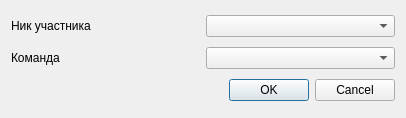
<?xml version="1.0" encoding="UTF-8"?>
<ui version="4.0">
 <class>addTeamDialog</class>
 <widget class="QDialog" name="addTeamDialog">
  <property name="geometry">
   <rect>
    <x>0</x>
    <y>0</y>
    <width>406</width>
    <height>118</height>
   </rect>
  </property>
  <property name="windowTitle">
   <string>Добавить игрока</string>
  </property>
  <layout class="QVBoxLayout" name="verticalLayout">
   <item>
    <layout class="QHBoxLayout" name="horizontalLayout">
     <item>
      <widget class="QLabel" name="lblPlayer">
       <property name="text">
        <string>Ник участника</string>
       </property>
      </widget>
     </item>
     <item>
      <widget class="QComboBox" name="cbPlayer"/>
     </item>
    </layout>
   </item>
   <item>
    <layout class="QHBoxLayout" name="horizontalLayout_2">
     <item>
      <widget class="QLabel" name="label">
       <property name="text">
        <string>Команда</string>
       </property>
      </widget>
     </item>
     <item>
      <widget class="QComboBox" name="cbTeams"/>
     </item>
    </layout>
   </item>
   <item>
    <widget class="QDialogButtonBox" name="buttonBox">
     <property name="orientation">
      <enum>Qt::Horizontal</enum>
     </property>
     <property name="standardButtons">
      <set>QDialogButtonBox::Cancel|QDialogButtonBox::Ok</set>
     </property>
    </widget>
   </item>
  </layout>
 </widget>
 <resources/>
 <connections>
  <connection>
   <sender>buttonBox</sender>
   <signal>accepted()</signal>
   <receiver>addTeamDialog</receiver>
   <slot>accept()</slot>
   <hints>
    <hint type="sourcelabel">
     <x>248</x>
     <y>254</y>
    </hint>
    <hint type="destinationlabel">
     <x>157</x>
     <y>274</y>
    </hint>
   </hints>
  </connection>
  <connection>
   <sender>buttonBox</sender>
   <signal>rejected()</signal>
   <receiver>addTeamDialog</receiver>
   <slot>reject()</slot>
   <hints>
    <hint type="sourcelabel">
     <x>316</x>
     <y>260</y>
    </hint>
    <hint type="destinationlabel">
     <x>286</x>
     <y>274</y>
    </hint>
   </hints>
  </connection>
 </connections>
</ui>
